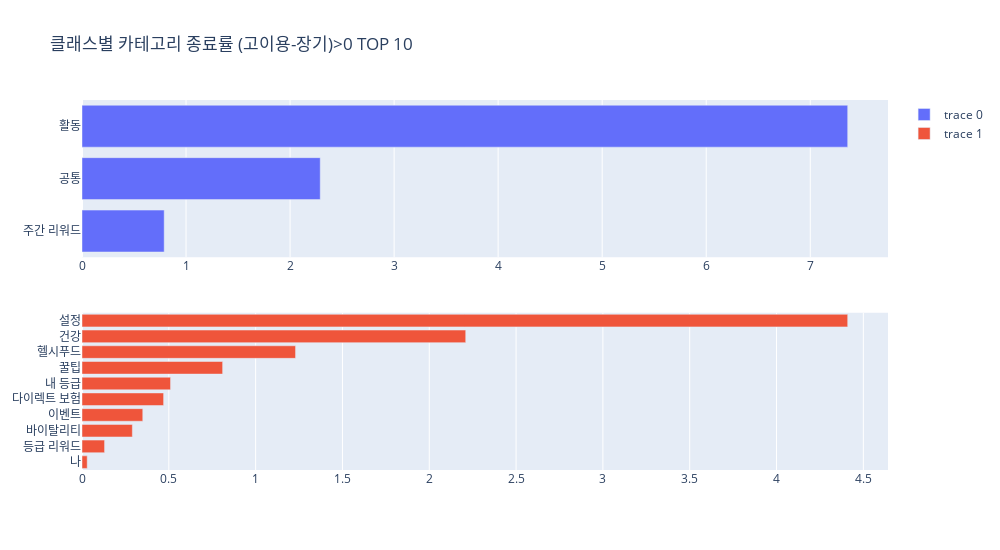

Source (notebook cell):
### Code cell
# 페이지 종료율 visualization 
# 차이 가장 큰 페이지 TOP 

diff_df = pd.DataFrame()
diff_df['카테고리1'] = close_df.columns
diff_df['고이용-미접속'] = (close_df.loc[0] - close_df.loc[1]).values
diff_df['미접속-고이용'] = (close_df.loc[1] - close_df.loc[0]).values

fig = make_subplots(rows=2, cols=1)

col = '고이용-미접속'
rank_df = diff_df[diff_df[col]>0]
rank_df = rank_df.sort_values(by=[col], ascending=False)
rank_df = rank_df.sort_values(by=[col])
fig.append_trace(go.Bar(
    x=rank_df[col].values,
    y=rank_df['카테고리1'].values,
    orientation='h'
), row=1, col=1)

col = '미접속-고이용'
rank_df = diff_df[diff_df[col]>0]
rank_df = rank_df.sort_values(by=[col], ascending=False)
rank_df = rank_df.sort_values(by=[col])
fig.append_trace(go.Bar(
    x=rank_df[col].values,
    y=rank_df['카테고리1'].values,
    orientation='h'
), row=2, col=1)

fig.update_layout(height=550, width=1000, title_text="클래스별 카테고리 종료률 (고이용-장기)>0 TOP "+str(k))
fig.show()

### Figure 1 — Plotly figure (JSON) as saved in the notebook; plotly's stock layout.template omitted (floating-point values rounded to 4 significant figures)
{"data": [{"orientation": "h", "type": "bar", "x": [0.79, 2.29, 7.36], "xaxis": "x", "y": ["주간 리워드", "공통", "활동"], "yaxis": "y"}, {"orientation": "h", "type": "bar", "x": [0.03, 0.13, 0.29, 0.35, 0.47, 0.51, 0.81, 1.23, 2.21, 4.41], "xaxis": "x2", "y": ["나", "등급 리워드", "바이탈리티", "이벤트", "다이렉트 보험", "내 등급", "꿀팁", "헬시푸드", "건강", "설정"], "yaxis": "y2"}], "layout": {"height": 550, "title": {"text": "클래스별 카테고리 종료률 (고이용-장기)>0 TOP 10"}, "width": 1000, "xaxis": {"anchor": "y", "autorange": true, "domain": [0, 1], "range": [0, 7.747], "type": "linear"}, "xaxis2": {"anchor": "y2", "autorange": true, "domain": [0, 1], "range": [0, 4.642], "type": "linear"}, "yaxis": {"anchor": "x", "autorange": true, "domain": [0.575, 1], "range": [-0.5, 2.5], "type": "category"}, "yaxis2": {"anchor": "x2", "autorange": true, "domain": [0, 0.425], "range": [-0.5, 9.5], "type": "category"}}}
